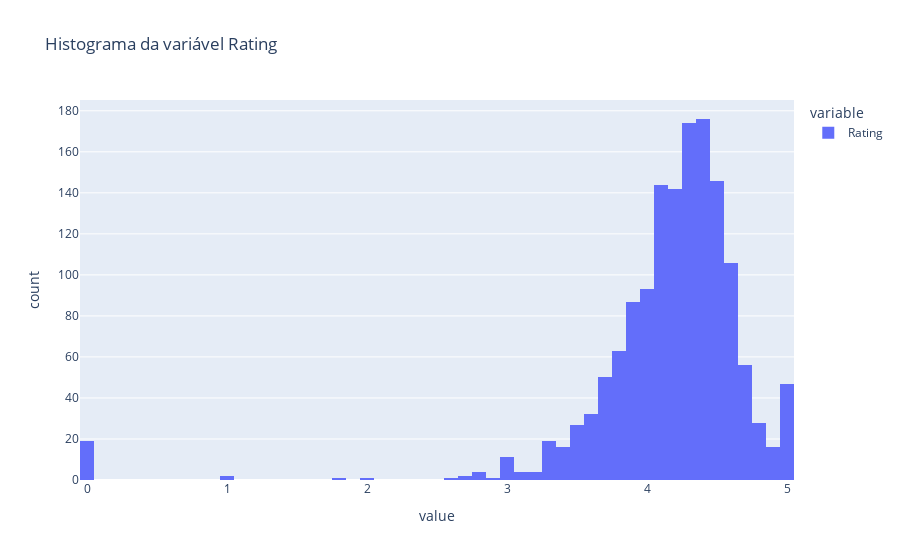

The notebook cell saved with this chart:
### Code cell
# Distribuição da variável Rating
px.histogram(df_cosmetics['Rating'], title='Histograma da variável Rating')

### Figure 1 — Plotly figure (JSON) as saved in the notebook; plotly's stock layout.template omitted (floating-point values rounded to 4 significant figures; data arrays with more than 128 entries replaced by an {"elided": "..."} marker saying what was removed)
{"data": [{"bingroup": "x", "hovertemplate": "variable=Rating<br>value=%{x}<br>count=%{y}<extra></extra>", "legendgroup": "Rating", "marker": {"color": "#636efa", "pattern": {"shape": ""}}, "name": "Rating", "orientation": "v", "showlegend": true, "type": "histogram", "x": {"elided": "1472 float values"}, "xaxis": "x", "yaxis": "y"}], "layout": {"barmode": "relative", "legend": {"title": {"text": "variable"}, "tracegroupgap": 0}, "title": {"text": "Histograma da variável Rating"}, "xaxis": {"anchor": "y", "domain": [0, 1], "title": {"text": "value"}}, "yaxis": {"anchor": "x", "domain": [0, 1], "title": {"text": "count"}}}}
